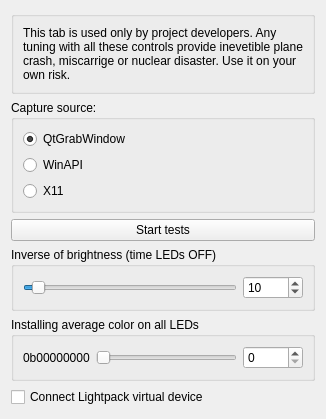
      <widget class="QWidget" name="tabAnotherGUI">
       <attribute name="title">
        <string>Dev tab</string>
       </attribute>
       <layout class="QVBoxLayout" name="verticalLayout_7">
        <item>
         <widget class="QGroupBox" name="groupBox_8">
          <property name="minimumSize">
           <size>
            <width>0</width>
            <height>50</height>
           </size>
          </property>
          <property name="title">
           <string notr="true"/>
          </property>
          <layout class="QVBoxLayout" name="verticalLayout_12">
           <item>
            <widget class="QLabel" name="label">
             <property name="styleSheet">
              <string notr="true"/>
             </property>
             <property name="text">
              <string>This tab is used only by project developers. Any tuning with all these controls provide inevetible plane crash, miscarrige or nuclear disaster. Use it on your own risk.</string>
             </property>
             <property name="wordWrap">
              <bool>true</bool>
             </property>
            </widget>
           </item>
          </layout>
         </widget>
        </item>
        <item>
         <widget class="QGroupBox" name="groupBox">
          <property name="title">
           <string>Capture source:</string>
          </property>
          <layout class="QVBoxLayout" name="verticalLayout">
           <item>
            <widget class="QRadioButton" name="radioButton_GrabQt">
             <property name="text">
              <string notr="true">QtGrabWindow</string>
             </property>
             <property name="checked">
              <bool>true</bool>
             </property>
            </widget>
           </item>
           <item>
            <widget class="QRadioButton" name="radioButton_GrabWinAPI">
             <property name="text">
              <string notr="true">WinAPI</string>
             </property>
            </widget>
           </item>
           <item>
            <widget class="QRadioButton" name="radioButton_GrabX11">
             <property name="text">
              <string>X11</string>
             </property>
            </widget>
           </item>
          </layout>
         </widget>
        </item>
        <item>
         <widget class="QPushButton" name="pushButton_StartTests">
          <property name="text">
           <string>Start tests</string>
          </property>
         </widget>
        </item>
        <item>
         <widget class="QGroupBox" name="groupBox_5">
          <property name="title">
           <string>Inverse of brightness (time LEDs OFF)</string>
          </property>
          <layout class="QHBoxLayout" name="horizontalLayout_9">
           <item>
            <widget class="QSlider" name="horizontalSlider_HW_Brightness">
             <property name="minimum">
              <number>0</number>
             </property>
             <property name="maximum">
              <number>255</number>
             </property>
             <property name="pageStep">
              <number>1</number>
             </property>
             <property name="value">
              <number>10</number>
             </property>
             <property name="orientation">
              <enum>Qt::Horizontal</enum>
             </property>
            </widget>
           </item>
           <item>
            <widget class="QSpinBox" name="spinBox_HW_Brightness">
             <property name="minimumSize">
              <size>
               <width>60</width>
               <height>0</height>
              </size>
             </property>
             <property name="maximumSize">
              <size>
               <width>60</width>
               <height>16777215</height>
              </size>
             </property>
             <property name="minimum">
              <number>0</number>
             </property>
             <property name="maximum">
              <number>255</number>
             </property>
             <property name="value">
              <number>10</number>
             </property>
            </widget>
           </item>
          </layout>
         </widget>
        </item>
        <item>
         <widget class="QGroupBox" name="groupBox_6">
          <property name="title">
           <string>Installing average color on all LEDs</string>
          </property>
          <layout class="QHBoxLayout" name="horizontalLayout_10">
           <item>
            <widget class="QLabel" name="label_HW_SetAvgColor_Value">
             <property name="text">
              <string>0b00000000</string>
             </property>
            </widget>
           </item>
           <item>
            <widget class="QSlider" name="horizontalSlider_HW_SetAvgColor">
             <property name="minimum">
              <number>0</number>
             </property>
             <property name="maximum">
              <number>255</number>
             </property>
             <property name="pageStep">
              <number>5</number>
             </property>
             <property name="value">
              <number>0</number>
             </property>
             <property name="orientation">
              <enum>Qt::Horizontal</enum>
             </property>
            </widget>
           </item>
           <item>
            <widget class="QSpinBox" name="spinBox_HW_SetAvgColor">
             <property name="minimumSize">
              <size>
               <width>60</width>
               <height>0</height>
              </size>
             </property>
             <property name="maximumSize">
              <size>
               <width>60</width>
               <height>16777215</height>
              </size>
             </property>
             <property name="minimum">
              <number>0</number>
             </property>
             <property name="maximum">
              <number>255</number>
             </property>
             <property name="value">
              <number>0</number>
             </property>
            </widget>
           </item>
          </layout>
         </widget>
        </item>
        <item>
         <widget class="QCheckBox" name="checkBox_ConnectVirtualDevice">
          <property name="toolTip">
           <string>If you haven't real device this option avoid usb errors.</string>
          </property>
          <property name="text">
           <string>Connect Lightpack virtual device</string>
          </property>
         </widget>
        </item>
        <item>
         <spacer name="verticalSpacer_4">
          <property name="orientation">
           <enum>Qt::Vertical</enum>
          </property>
          <property name="sizeHint" stdset="0">
           <size>
            <width>20</width>
            <height>1</height>
           </size>
          </property>
         </spacer>
        </item>
        <item>
         <layout class="QHBoxLayout" name="horizontalLayout_GrabbedColors"/>
        </item>
       </layout>
      </widget>
